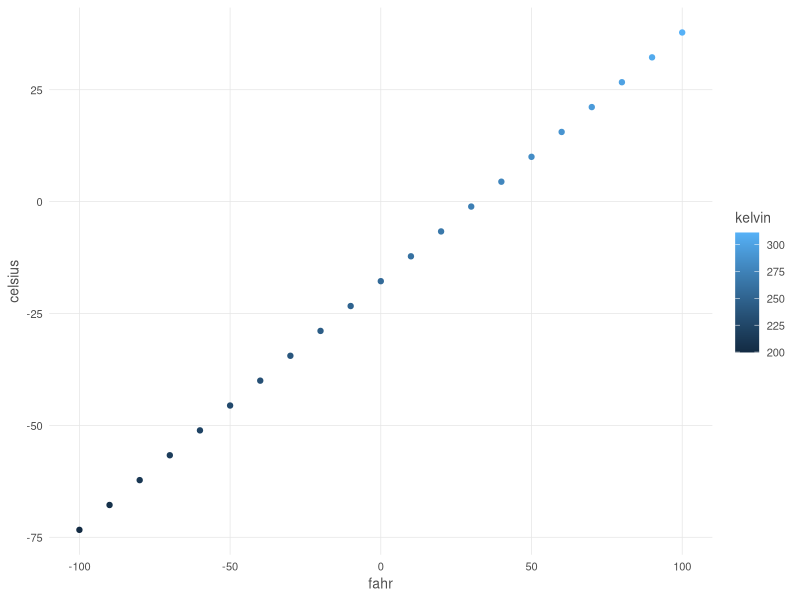
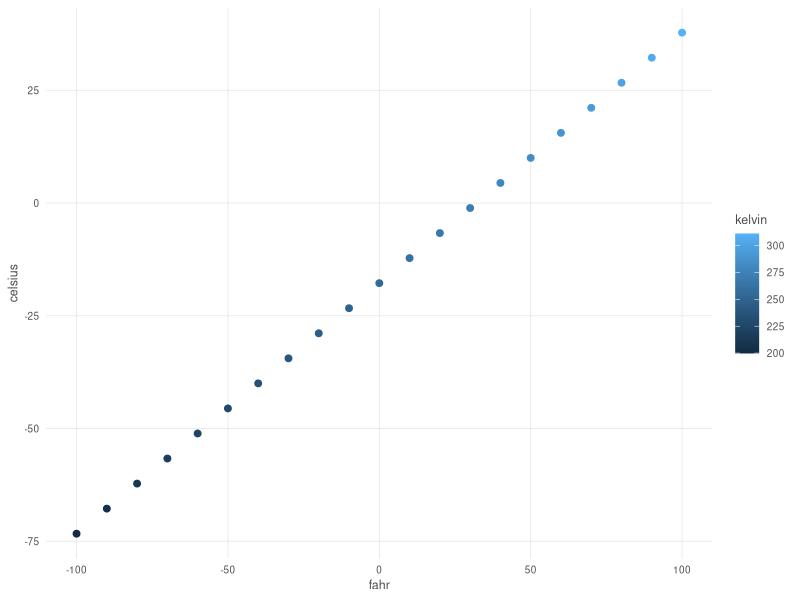
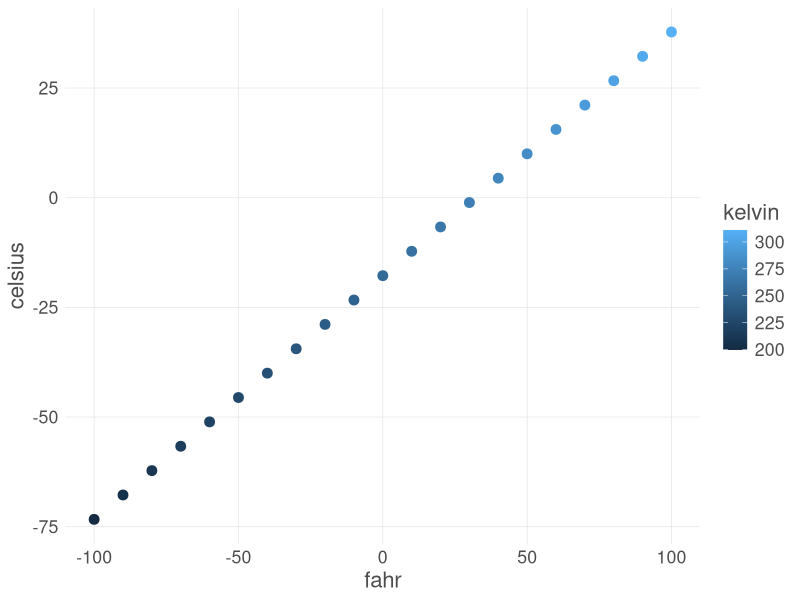
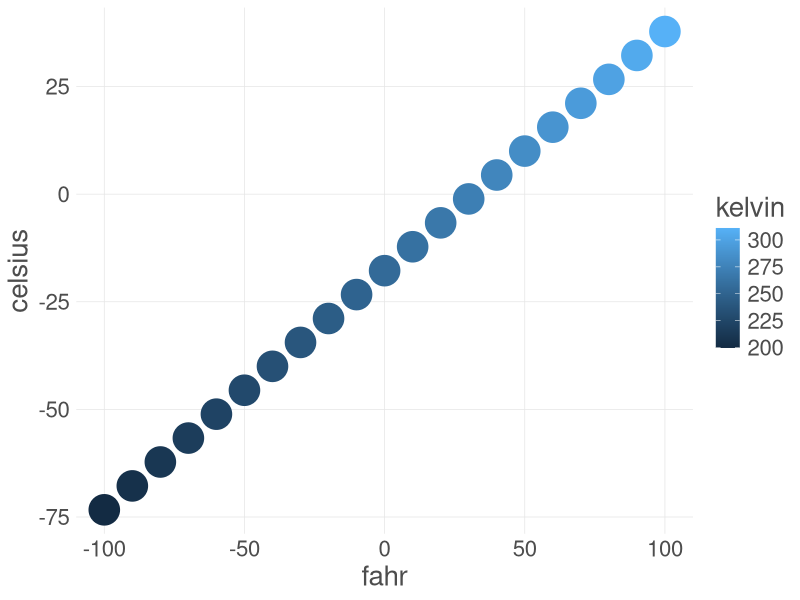

Here is the R script that generated these plots, in order:
airtemps <- c(212, 30.3, 78, 32)
celsius1 <- (airtemps[1]-32) * 5 /9
#fahr to celsius



fahr_to_celsius <- function(fahr) {
    (fahr - 32) * 5 / 9
}

celsius4 <- fahr_to_celsius(airtemps[1])
celsius1 == celsius4

airtemps_c <-fahr_to_celsius(airtemps)

#celsius to fahr
celsius_to_fahr <- function(celsius) {
  (celsius * 9/5) + 32
}

soiltemps <- c(30, 40, 50, 60)
airtemps_f<-celsius_to_fahr(airtemps_c)

airtemps_f == airtemps

convert_temps <- function(fahr) {
  celsius <- (fahr - 32) * 5 / 9
  kelvin <- celsius + 273.15
  
  list("fahr" = fahr, "celsius" = celsius, "kelvin" = kelvin)
  }

temp_series <- convert_temps(seq(-100, 100, 10))
temps_df <- data.frame(temp_series)

library(ggplot2)

custom_theme <- function(base_size = 9) {
  ggplot2::theme(
    axis.ticks       = ggplot2::element_blank(),
    text             = ggplot2::element_text(family = 'Helvetica', color = 'gray30', size = base_size),
    plot.title       = ggplot2::element_text(size = ggplot2::rel(1.25), hjust = 0.5, face = 'bold'),
    panel.background = ggplot2::element_blank(),
    legend.position  = 'right',
    panel.border     = ggplot2::element_blank(),
    panel.grid.minor = ggplot2::element_blank(),
    panel.grid.major = ggplot2::element_line(colour = 'grey90', size = .25),
    legend.key       = ggplot2::element_rect(colour = NA, fill = NA),
    axis.line        = ggplot2::element_blank()
  )
}

ggplot(temps_df, mapping=aes(x=fahr, y=celsius, color=kelvin)) +
  geom_point() +
  custom_theme(10)






scatterplot <- function(df, point_size = 2, font_size=9) {
  ggplot(df, mapping=aes(x=fahr, y=celsius, color=kelvin)) +
    geom_point(size=point_size) +
    custom_theme(font_size)
}

scatterplot(temps_df)

scatterplot(temps_df, point_size=3, font_size = 16)
scatterplot(temps_df, 10, 20)









